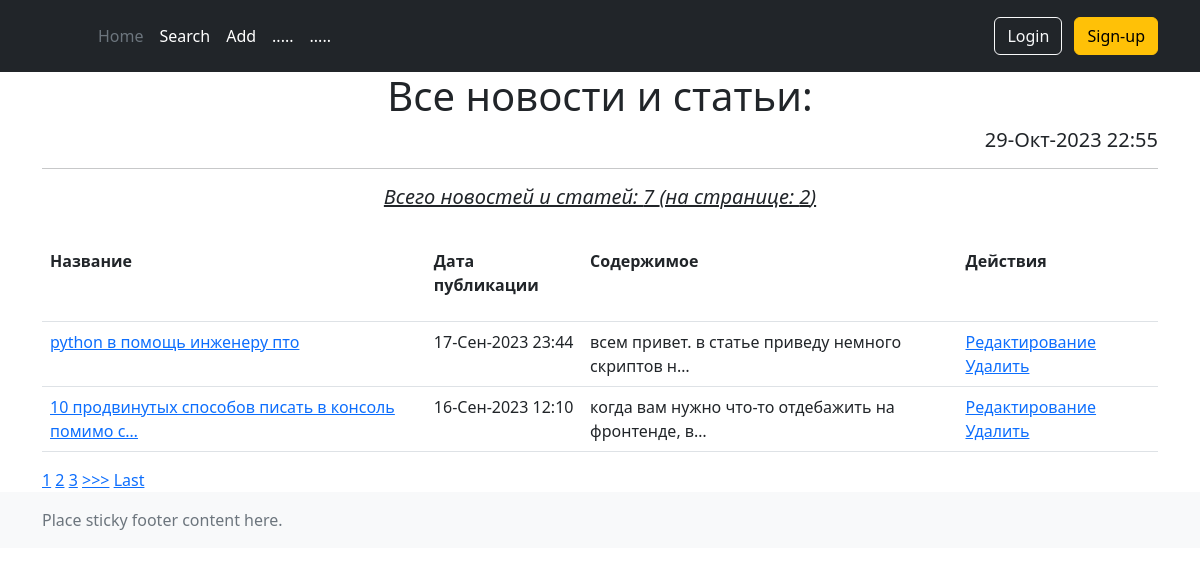
Page /news/ on the committed database.
### news/models.py (models this page shows, shortened)
class Post(models.Model):
    author = models.ForeignKey(Author, on_delete=models.CASCADE, verbose_name='Автор')
    NEWS = 'NW'
    ARTICLE = 'AR'
    TYPES = [
        (NEWS, 'Новость'),
        (ARTICLE, 'Статья'),
    ]
    categoryType = models.CharField(max_length=2, choices=TYPES, default=ARTICLE, verbose_name='Тип статьи')
    dateCreation = models.DateTimeField(auto_now_add=True, verbose_name='Дата публикации')
    postCategory = models.ManyToManyField(Category, through='PostCategory', verbose_name='Категории статьи')
    title = models.CharField(max_length=128, verbose_name='Заголовок')
    text = models.TextField(verbose_name='Текст статьи')
    rating = models.SmallIntegerField(default=0, verbose_name='Рейтинг')

### news/views.py (the view, shortened to what this page needs)
# urls.py: path('', PostsList.as_view(), name='posts'),
class PostsList(ListView):
    model = Post
    template_name = 'news/posts.html'
    context_object_name = 'posts'
    ordering = ['-dateCreation']
    form_class = PostForm
    paginate_by = 2
    def get_context_data(self, **kwargs):
        context = super().get_context_data(**kwargs)
        context['time_now'] = timezone.localtime(timezone.now())  # добавим переменную текущей даты time_now
        context['posts_count'] = Post.objects.all().count()  # добавим переменную кол-во постов
        context['form'] = PostForm()
        return context

### news/templatetags/custom_filters.py (called while the page is built)
@register.filter(name='Censor')
def censor(text):
    for bw in banned_word_list:
        text = text.lower().replace(bw.lower(), f'{bw[0:2]}...')
    return text

### news/templates/news/posts.html (shortened to what this page needs)
{% extends 'layout/default.html' %}
{% load custom_filters %}
{% block content %}
    <h1 align="center" >Все новости и статьи:</h1>
    <h5 align="right">{{ time_now| date:'d-M-Y H:i' }}</h5>
    <hr>
    <h5 align="center"><i><u> Всего новостей и статей: {{ posts_count }} (на странице: {{ posts|length }})</u></i></h5>
    <br>
    {% if posts %}
        <table class="table">
            <tr>
                <th scope="col"> Название</th>
                <th scope="col"><p align="justify"> Дата публикации</p></th>
                <th scope="col">Содержимое</th>
                <th scope="col">Действия</th>
            </tr>
            {% for post in posts %}
                <tr>
                    <td>
                        <a href="{% url 'news:post_detail' post.pk %}">
                            {{ post.title|truncatewords:8|truncatechars:50|Censor }}
                        </a>
                    </td>
                    <td>{{ post.dateCreation| date:'d-M-Y H:i' }}</td>
                    <td>{{ post.text|truncatechars:50|Censor }}</td>
                    <td>
                        <a href="{% url 'news:post_update' post.pk %}">Редактирование</a>
                        <a href="{% url 'news:post_delete' post.pk %}">Удалить</a>
                    </td>
                </tr>
            {% endfor %}
        </table>
        {% include 'news/parts/paginator.html' %}
    {% else %}
        <h2>Новостей и статей нет!</h2>
    {% endif %}
{% endblock content %}

### rows in the picture
Post: title|Censor "python в помощь инженеру пто", dateCreation "17-Сен-2023 23:44", text|Censor "всем привет. в статье приведу немного скриптов н…"
Post: title|Censor "10 продвинутых способов писать в консоль помимо c…", dateCreation "16-Сен-2023 12:10", text|Censor "когда вам нужно что-то отдебажить на фронтенде, в…"

### other values in the picture
{{ time_now| date:'d-M-Y H:i' }} "29-Окт-2023 22:55"
{{ posts_count }} "7"
{{ posts|length }} "2"
{{ num }} "1" "2" "3"
